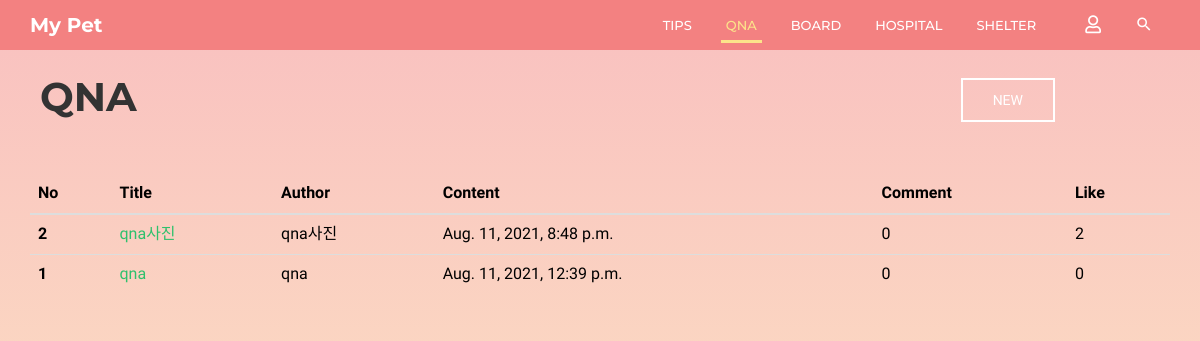
Before: /community/qna/ with the older database file.
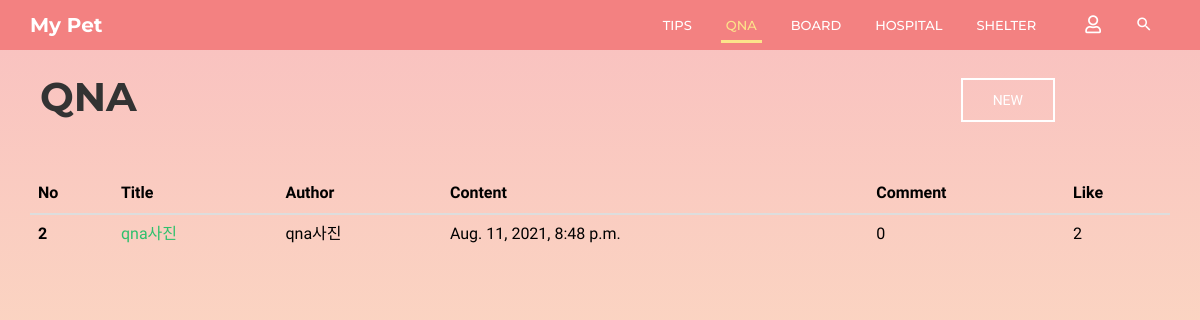
After: the same page with the newer database file.
### community/models.py (models this page shows, shortened)
class Qna(models.Model):
    b_title = models.CharField(max_length=30)
    b_author = models.CharField(max_length=20)
    b_content = models.CharField(max_length=5000)
    b_date = models.DateTimeField(auto_now=True)  # 글 수정하면 수정한 시각으로 갱신됨
    b_comment_count = models.IntegerField(default=0)
    b_like_count = models.IntegerField(default=0)
    b_photo = models.ImageField(blank=True)

### community/views.py (the view)
# urls.py: path('qna/', views.qna, name='qna'),
def qna(request):
    posts = Qna.objects.all().order_by('-id')
    return render(request, 'community/qna.html', {'posts': posts})

### community/templates/community/qna.html (shortened to what this page needs)
{% extends 'base.html' %}
{% block html_body %}
    <link rel="stylesheet" href="/static/css/pages/header.css">
    <link rel="stylesheet" href="/static/css/pages/board.css">
    <header id="column-header">
        <div id="nino-headerInner">
            <nav id="nino-navbar" class="navbar navbar-default" role="navigation">
                <div class="container">
                    <div class="navbar-header">
                        <a class="navbar-brand" href="{% url 'home' %}">My Pet</a>
                    </div>
                    <div class="nino-menuItem pull-right">
                        <div class="collapse navbar-collapse pull-left" id="nino-navbar-collapse">
                            <ul class="nav navbar-nav">
                                <li><a href="#" onclick="testa('{% url 'community:tips' %}')">Tips<span class="sr-only">(current)</span></a>
                                </li>
                                <li class="active"><a href="#" onclick="testa('{% url 'community:qna' %}')">QnA</a></li>
                                <li><a href="#" onclick="testa('{% url 'community:board' %}')">Board</a></li>
                                <li><a href="#" onclick="testa('{% url 'community:hospital' %}')">Hospital</a></li>
                                <li><a href="#" onclick="testa('{% url 'community:shelter' %}')">Shelter</a></li>
                            </ul>
                        </div>
                        <ul class="nino-iconsGroup nav navbar-nav">
                            {% if user.is_authenticated %}
                                <li><a href="#" onclick="testa('{% url 'community:logout' %}')"><i
                                        class="mdi fas fa-user-slash nino-icon"></i></a></li>
                            {% else %}
                                <li><a href="#" onclick="testa('{% url 'community:login' %}')"><i
                                        class="mdi far fa-user nino-icon"></i></a></li>
                            {% endif %}
                            <li><a href="#" class="nino-search"><i class="mdi mdi-magnify nino-icon"></i></a></li>
                        </ul>
                    </div>
                </div>
            </nav>
        </div>
    </header>
    <div class="container board-header">
        <div class="board-title">
            <h1 class="title-h1">QnA</h1>
        </div>
        <div class="board-post-btn">
            <a href="{% url 'community:qna_create' %}" class="nino-btn nino-post-btn">NEW</a>
        </div>
    </div>
    <div class="container">
        <div class="tips-page tips-table">
            <table class="table table-hover">
                <thead class="thead-dark">
                <tr>
                    <th scope="col">No</th>
                    <th scope="col">Title</th>
                    <th scope="col">Author</th>
                    <th scope="col">Content</th>
                    <th scope="col">Comment</th>
                    <th scope="col">Like</th>
                </tr>
                </thead>
                <tbody>
                {% for post in posts %}
                    <tr>
                        <th scope="row">{{ post.id }}</th>
                        <td><a href="/community/{{ post.id }}/qna_detail/">{{ post.b_title }}</a></td>
                        <td>{{ post.b_author }}</td>
                        <td>{{ post.b_date }}</td>
                        <td>{{ post.b_comment_count }}</td>
                        <td>{{ post.b_like_count }}</td>
                    </tr>
                {% endfor %}
                </tbody>
            </table>
        </div>
    </div>
{% endblock %}

Changed rows visible on the page:
removed Qna: id "1", b_title "qna", b_author "qna", b_date "Aug. 11, 2021, 12:39 p.m.", b_comment_count "0", b_like_count "0"
